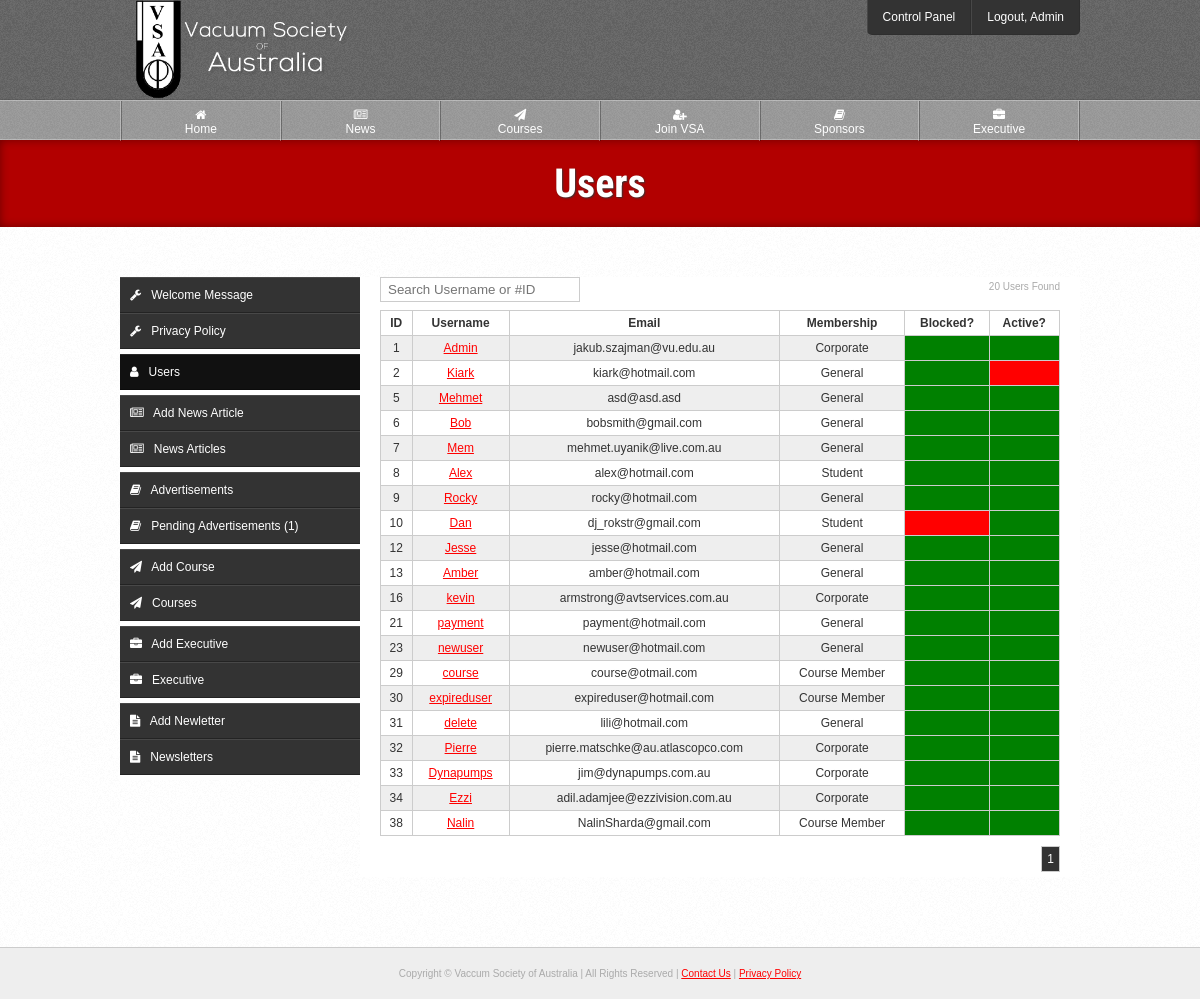
Screenshot of /source/cp/users.php (signed in) with the database file from the repository.
### tables this page shows
CREATE TABLE IF NOT EXISTS `users` (
  `id` int(10) NOT NULL AUTO_INCREMENT,
  `username` varchar(20) NOT NULL,
  `password` varchar(70) NOT NULL,
  `email` varchar(100) NOT NULL,
  `title` varchar(6) NOT NULL,
  `fname` varchar(30) NOT NULL,
  `lname` varchar(40) NOT NULL,
  `address` varchar(80) NOT NULL,
  `suburb` varchar(50) NOT NULL,
  `state` varchar(50) NOT NULL,
  `postcode` int(10) NOT NULL,
  `country` varchar(50) NOT NULL,
  `telephone` varchar(20) NOT NULL,
  `fax` varchar(20) DEFAULT NULL,
  `website` varchar(100) DEFAULT NULL,
  `company` varchar(150) DEFAULT NULL,
  `blocked` enum('0','1') NOT NULL,
  `type` enum('1','2','3','4') NOT NULL,
  `active` enum('0','1') NOT NULL,
  `level` enum('1','2') NOT NULL,
  `password_reset` enum('0','1') NOT NULL,
  `activation_code` varchar(40) NOT NULL,
  `reset_code` varchar(100) NOT NULL,
  `payment_made` enum('0','1') NOT NULL,
  `date_created` varchar(100) NOT NULL,
  `payment_due_date` varchar(100) NOT NULL,
  `membership_expiry_date` varchar(100) NOT NULL,
  PRIMARY KEY (`id`),
  FULLTEXT KEY `username` (`username`)
);

### source/classes/User.php (called while the page is built, shortened)
<?php
class User extends Pagination {
	private $data;
	private $count;
	public static function getUsername($id) {
		try {
			$q = DB::$db->prepare("
				SELECT username
				FROM users
				WHERE id = :id
			");
			$q->execute([':id' => $id]);
		} catch(PDOException $ex) {
			die($ex->getMessage());
		}
		$c = $q->rowCount();
		$r = $q->fetch(PDO::FETCH_OBJ);
		return ($c != 0) ? $r->username : "Unknown";
	}
	public function getAll($page = 1, $limit = 100) {
		$this->amount = ($page - 1) * $limit;
		$this->limit = $limit;
		$this->page = $page;
		try {
			$q = DB::$db->query("
				SELECT SQL_CALC_FOUND_ROWS *
				FROM users
				LIMIT {$this->amount}, {$this->limit}
			");
		} catch(PDOException $ex) {
			die($ex->getMessage());
		}
		$this->count = $q->rowCount();
		$total = DB::$db->query("SELECT FOUND_ROWS() AS total")->fetch(PDO::FETCH_OBJ)->total;
		$this->pages = ceil($total / $this->limit);
		if($this->count != 0)
			while($r = $q->fetch(PDO::FETCH_OBJ))
				$this->data[] = $r;
		return $this->data;
	}
	public function getCount() {
		return $this->count;
	}
}

### source/classes/Template.php (called while the page is built, shortened)
<?php
class Template {
	private $page;
	public function setActivePage($prefix = null) {
		$page = explode("/", $_SERVER['PHP_SELF']);
		$page = end($page);
		$page = explode(".", $page);
		$page = current($page);
		$this->page = $prefix.$page;
	}
	public function getActivePage() {
		return $this->page;
	}
}

### source/cp/users.php (the view, shortened to what this page needs)
<?php
$t = new Template("cp_");
$t->setTitle("Users");
include $t->load("template/head.php");
include $t->load("template/header.php");
$_user = new User;
$users = (isset($_GET['search'])) ? $_user->search($_GET['search']) : $_user->getAll((isset($_GET['page']) && !empty($_GET['page'])) ? $_GET['page'] : 1);
?>
	<div id="page-heading">
		<h1>Users</h1>
	</div>
	<div class="outer-wrapper white">
		<div class="inner-wrapper">
			<?php include $t->load("template/cp-nav.php"); ?>
			<section class="right-main">
				<p class="rfloat fine-text"><?=$_user->getCount();?> User<?=($_user->getCount() !== 1) ? 's' : null;?> Found</p>
				<form id="form">
					<div class="field">
						<input type="text" name="search" id="search" placeholder="Search Username or #ID" style="width: 200px;">
					</div>
				</form>
				<?php if(!empty($users)): ?>
					<?php if($_user->getCount() != 0): ?>
						<table class="style">
							<tr>
								<th>ID</th>
								<th>Username</th>
								<th>Email</th>
								<th>Membership</th>
								<th>Blocked?</th>
								<th>Active?</th>
							</tr>
						<?php foreach($users as $user): ?>
							<tr>
								<td><?=$user->id;?></td>
								<td><a href="<?=PATH;?>cp/view-user?id=<?=$user->id;?>"><?=$user->username;?></a></td>
								<td><?=$user->email;?></td>
								<td>
									<?php if($user->type === '1'): ?>
										Student
									<?php elseif($user->type === '2'): ?>
										General
									<?php elseif($user->type === '3'): ?>
										Corporate
									<?php elseif($user->type === '4'): ?>
										Course Member
									<?php endif;?>
								</td>
								<td style="<?=($user->blocked === '1') ? 'background: red;' : 'background: green;';?>"></td>
								<td style="<?=($user->active === '1') ? 'background: green;' : 'background: red;';?>?>"></td>
							</tr>
						<?php endforeach; ?>
						</table>
						<?=$_user->getPageLinks(PATH."cp/users");?>
					<?php else: ?>
						<div class="notice-box yellow-notice">No users found</div>
					<?php endif; ?>
				<?php endif; ?>
			</section>
		</div>
	</div>
<?php include $t->load("template/footer.php"); ?>

### source/template/header.php (shortened to what this page needs)
</head>
	<body>
		<header id="fixed">
			<div id="header">
				<div class="inner-wrapper">
					<a href="<?=PATH;?>"><img src="<?=PATH;?>img/vsa-logo.png" id="banner-logo" alt="Vaccum Society of Australia"></a>
					<?php if(isset($_SESSION['admin'])): ?>
						<nav class="top-nav">
							<ul>
								<li><a href="<?=PATH;?>cp/update-welcome">Control Panel</a></li>
								<li><a href="<?=PATH;?>logout?url=<?=$_SERVER['REQUEST_URI'];?>">Logout, <?=User::getUsername($_SESSION["logged"]);?></a></li>
							</ul>
						</nav>
					<?php else: ?>
						<div class="login-btn-wrapper">
							<a href="<?=PATH;?>login" class="login-btn"><img src="<?=PATH;?>img/login-btn.png"></a>
						</div>
					<?php endif; ?>
				</div>
			</div>
			<nav class="main-nav">
				<div class="inner-wrapper">
					<ul>
						<li><a href="<?=PATH;?>"<?=($t->getActivePage() == 'index') ? ' class="active"' : null;?>><i class="fa fa-home"></i><br>Home</a></li>
						<li><a href="<?=PATH;?>news"<?=($t->getActivePage() == 'news') ? ' class="active"' : null;?>><i class="fa fa-newspaper-o"></i><br>News</a></li>
						<li><a href="<?=PATH;?>courses"<?=($t->getActivePage() == 'courses' || $t->getActivePage() == 'apply-course') ? ' class="active"' : null;?>><i class="fa fa-paper-plane"></i><br>Courses</a></li>
						<li><a href="<?=PATH;?>join"<?=($t->getActivePage() == 'join') ? ' class="active"' : null;?>><i class="fa fa-user-plus"></i><br>Join VSA</a></li>
						<li><a href="<?=PATH;?>sponsors"<?=($t->getActivePage() == 'sponsors') ? ' class="active"' : null;?>><i class="fa fa-book"></i><br>Sponsors</a></li>
						<li><a href="<?=PATH;?>executive"<?=($t->getActivePage() == 'executive') ? ' class="active"' : null;?>><i class="fa fa-briefcase"></i><br>Executive</a></li>
					</ul>
				</div>
			</nav>
		</header>

### source/css/layout.css (style rules this page uses)
header, footer, nav { display: block; }
* { box-sizing: border-box; margin: 0; padding: 0; }
body { margin: 0; padding: 0; background: #EEE; font-family: arial, sans-serif; font-size: 12px; color: #333; }
.inner-wrapper { max-width: 960px; margin: 0 auto; position: relative; }
.outer-wrapper { padding: 50px 0px; border-bottom: 1px solid #CCC; }
.white { background: url("../img/content-bg.png"); }
#header { height: 100px; background: url("../img/header-bg.png"); border-bottom: 1px solid rgba(0,0,0,.1); }
#banner-logo { margin-top: -2px; height: 102px; }
.main-nav { height: 40px; background: url("../img/main-nav-bg.png"); font-size: 12px; border-top: 1px solid rgba(255,255,255,.3); border-bottom: 1px solid rgba(255,255,255,.3); display: block; }
.main-nav ul { margin: 0; padding: 0; border-left: 1px solid rgba(255,255,255,.3); border-right: 1px solid rgba(0,0,0,.3); }
.main-nav ul li { list-style-type: none; display: inline; float: left; width: 16.666%; text-align: center; }
.main-nav li a { display: block; color: #FFF; text-decoration: none; padding: 7px 15px; height: 40px; transition: .2s linear; border-left: 1px solid rgba(0,0,0,.3); border-right: 1px solid rgba(255,255,255,.3); }
.top-nav { position: absolute; right: 0; top: 0; background: #333; border-bottom: 1px solid rgba(0,0,0,.1); -webkit-border-radius: 0 0 5px 5px; -moz-border-radius: 0 0 5px 5px; -ms-border-radius: 0 0 5px 5px; -o-border-radius: 0 0 5px 5px; border-radius: 0 0 5px 5px; overflow: hidden; }
.top-nav ul { margin: 0; padding: 0; }
.top-nav ul li { list-style-type: none; display: inline; float: left; }
.top-nav li a { padding: 10px 15px; text-align: center; display: block; text-decoration: none; color: #FFF; border-right: 1px solid rgba(0,0,0,.1); border-left: 1px solid rgba(255,255,255,.1); transition: .2s linear; }
.top-nav ul li:last-of-type { border-right: none; }
.top-nav ul li:first-of-type { border-left: none; }
#page-heading { background: #B20000; color: #FFF; padding: 20px 0px; text-align: center; box-shadow: inset 0px 0px 10px rgba(0,0,0,.4); -webkit-box-shadow: inset 0px 0px 10px rgba(0,0,0,.4); -moz-box-shadow: inset 0px 0px 10px rgba(0,0,0,.4); -o-box-shadow: inset 0px 0px 10px rgba(0,0,0,.4); -ms-box-shadow: inset 0px 0px 10px rgba(0,0,0,.4); }
#page-heading h1 { margin: 0; padding: 0; font-size: 40px; text-shadow: 1px 1px 2px #333; font-family: 'Roboto Condensed', sans-serif; text-rendering: optimizeLegibility !important; -webkit-font-smoothing: antialiased !important; color: #FFF; }
.left-side, .right-main { background: #FFF; margin-bottom: 20px; }
.right-main { float: right; width: 720px; padding: 0px 20px; }

### source/css/style.css (style rules this page uses)
.rfloat { float: right; }
.fine-text { font-size: 10px; color: #AAA; }
table.style { border-collapse: collapse; width: 100%; text-align: center; margin-bottom: 10px; }
table.style th { color: #333; }
table.style th, table.style td { border: 1px solid #CCC; padding: 5px; }
table.style tr:nth-child(even) { background: #EEE; }
h1, h2, h3, h4, h5, h6 { margin-bottom: 15px; padding: 0; }
h1 { font-size: 35px; font-family: 'Roboto Condensed', sans-serif; }
p { line-height: 19px; margin-bottom: 10px; }
a { color: #F00; }
a img { border: none; }
li { list-style-position: inside; }
ul, ol { margin-bottom: 10px; margin-left: 20px; }

### source/css/forms.css (style rules this page uses)
form .field { margin-bottom: 4px; }
input[type=text], input[type=password], input[type=email], select, input[type=file] { padding: 4px 7px; border: 1px solid #CCC; width: 250px; margin-bottom: 4px; color: #666; }
input[type=text], input[type=password], input[type=email], select, input[type=file], input[type=radio] { margin-bottom: 4px; }

### source/css/resize.css (style rules this page uses)
body { margin: 0; text-align: center; }
#banner-logo { text-align: center; height: auto; max-width: 233px; }
#header { height: 100%; }
#fixed { position: static; }
.main-nav { height: 100%; border-top: none; border-bottom: none; display: none; }
.main-nav ul li { width: 50%; border: none; }
.main-nav li a { border-bottom: 1px solid rgba(0,0,0,.3); border-top: 1px solid rgba(255,255,255,.3); }
.main-nav li a:nth-child(odd) { border-left: none; }
.top-nav { position: static; top: auto; right: auto; border-radius: 0; }
.top-nav ul li { width: 50%; }
.left-side, .right-main { float: none; width: auto; }
.rfloat, .lfloat { float: none; }
table.style { overflow-x: auto; display: block; width: 100%; }
input, textarea, select { width: 100% !important; margin-bottom: 5px; }

### source/css/resize-sidebars.css (style rules this page uses)
.right-main { float: none; width: auto; }
.outer-wrapper { padding: 20px 2%; }

### rows the page displays
users: username "Admin", id "1", email "jakub.szajman@vu.edu.au", type "Corporate"
users: id "2", username "Kiark", email "kiark@hotmail.com", type "General"
users: id "5", username "Mehmet", email "asd@asd.asd", type "General"
users: id "6", username "Bob", email "bobsmith@gmail.com", type "General"
users: id "7", username "Mem", email "mehmet.uyanik@live.com.au", type "General"
users: id "8", username "Alex", email "alex@hotmail.com", type "Student"
users: id "9", username "Rocky", email "rocky@hotmail.com", type "General"
users: id "10", username "Dan", email "dj_rokstr@gmail.com", type "Student"
users: id "12", username "Jesse", email "jesse@hotmail.com", type "General"
users: id "13", username "Amber", email "amber@hotmail.com", type "General"
users: id "16", username "kevin", email "armstrong@avtservices.com.au", type "Corporate"
users: id "21", username "payment", email "payment@hotmail.com", type "General"
users: id "23", username "newuser", email "newuser@hotmail.com", type "General"
users: id "29", username "course", email "course@otmail.com", type "Course Member"
users: id "30", username "expireduser", email "expireduser@hotmail.com", type "Course Member"
users: id "31", username "delete", email "lili@hotmail.com", type "General"
users: id "32", username "Pierre", email "pierre.matschke@au.atlascopco.com", type "Corporate"
users: id "33", username "Dynapumps", email "jim@dynapumps.com.au", type "Corporate"
users: id "34", username "Ezzi", email "adil.adamjee@ezzivision.com.au", type "Corporate"
users: id "38", username "Nalin", email "NalinSharda@gmail.com", type "Course Member"

### other values shown
Sponsors::countAds('0') "1"
$_user->getCount() "20"
